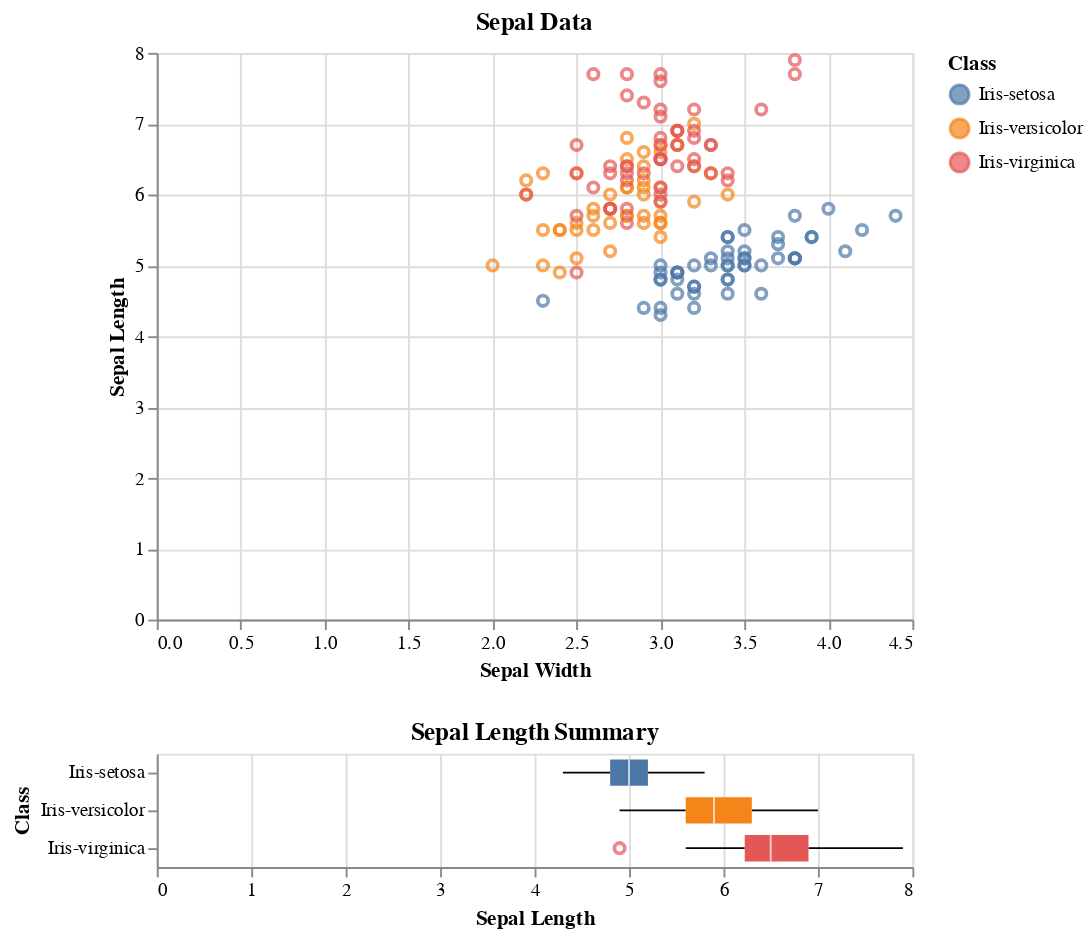

Notebook code cell kept with this figure:
### Code cell
points_4 & box_3

### Figure 1 — Vega-Lite specification as saved in the notebook (floating-point values rounded to 4 significant figures; data arrays with more than 128 entries replaced by an {"elided": "..."} marker saying what was removed)
{"config": {"view": {"continuousWidth": 400, "continuousHeight": 300}}, "vconcat": [{"mark": "point", "encoding": {"color": {"condition": {"type": "nominal", "field": "Class", "selection": "selector001"}, "value": "lightgray"}, "x": {"type": "quantitative", "field": "Sepal Width"}, "y": {"type": "quantitative", "field": "Sepal Length"}}, "selection": {"selector001": {"type": "interval"}}, "title": "Sepal Data"}, {"mark": "boxplot", "encoding": {"color": {"type": "nominal", "field": "Class"}, "x": {"type": "quantitative", "field": "Sepal Length"}, "y": {"type": "nominal", "field": "Class"}}, "title": "Sepal Length Summary", "transform": [{"filter": {"selection": "selector001"}}]}], "data": {"name": "data-ac6934c2f4458f3f04cac25a1411fd13"}, "$schema": "https://vega.github.io/schema/vega-lite/v4.8.1.json", "datasets": {"data-ac6934c2f4458f3f04cac25a1411fd13": {"elided": "150 records"}}}
